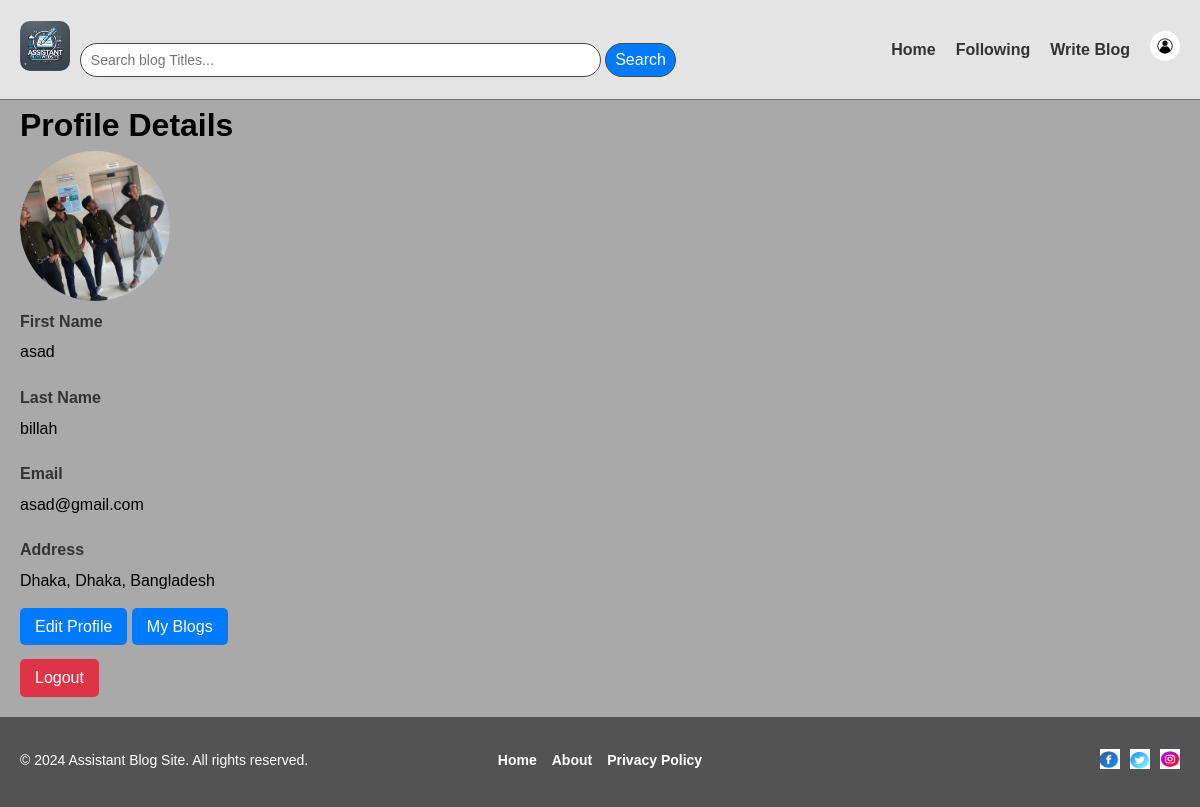
Page /profile/show/ (signed in) on the committed database.
### sdpApp/models.py (models this page shows, shortened)
class Users(AbstractBaseUser, PermissionsMixin):
    user_id = models.AutoField(primary_key=True)
    email = models.EmailField(unique=True, null=False)
    first_name = models.CharField(max_length=255, null=False)
    last_name = models.CharField(max_length=255, null=False)
    address = models.ForeignKey(Address, on_delete=models.SET_NULL, null=True)
    is_active = models.BooleanField(default=True)
    is_staff = models.BooleanField(default=False)
    profile_picture = models.ImageField(upload_to='profile_pics/', null=True, blank=True)
    objects = CustomUserManager()
    USERNAME_FIELD = 'email'  # Email is used as the unique identifier
    REQUIRED_FIELDS = ['first_name', 'last_name']  # These fields are required when creating a superuser

class Address(models.Model):
    country = models.CharField(max_length=255)
    city = models.CharField(max_length=255)
    district= models.CharField(max_length=255)
    class Meta:
        unique_together = ('country', 'city', 'district')

### sdpApp/views.py (the view)
# urls.py: path('profile/show/', views.profile_show, name='profile_show'),
@login_required(login_url='/login/')
def profile_show(request):
    return render(request, 'showprofile.html', {'user': request.user})

### sdpApp/templates/showprofile.html (shortened to what this page needs)
<!DOCTYPE html>
<html lang="en">
<head>
    {% load static %}
    <link rel="stylesheet" href="{% static 'style.css' %}">
</head>
<body>
    {% include 'fragments/header.html' %}
    <div class="container">
        <h1>Profile Details</h1>
        <div class="profile-picture">
            {% if user.profile_picture %}
                <img src="{{ user.profile_picture.url }}" alt="Profile Picture">
            {% else %}
                <img src="{% static 'default_profile_picture.png' %}" alt="Default Profile Picture">
            {% endif %}
        </div>
        <div class="profile-info">
            <div class="form-group">
                <label for="first_name">First Name</label>
                <p id="first_name">{{ user.first_name }}</p>
            </div>
            <div class="form-group">
                <label for="last_name">Last Name</label>
                <p id="last_name">{{ user.last_name }}</p>
            </div>
            <div class="form-group">
                <label for="email">Email</label>
                <p id="email">{{ user.email }}</p>
            </div>
            <div class="form-group">
                <label for="address">Address</label>
                {% if user.address %}
                    <p id="address">{{ user.address.city }}, {{ user.address.district }}, {{ user.address.country }}</p>
                {% else %}
                    <p id="address">Address not provided</p>
                {% endif %}
            </div>
        </div>
        <div class="profile-actions">
            <a href="{% url 'edit_profile' %}" class="btn no-style-white-font">Edit Profile</a>
            <a href="{% url 'myblogs' %}" class="btn no-style-white-font">My Blogs</a>
            <form action="{% url 'logout' %}" method="POST" style="margin-top: 20px;">
                <button type="submit" class="btn btn-danger">Logout</button>
            </form>
        </div>
    </div>
    {% include 'fragments/footer.html' %}
</body>
</html>

### sdpApp/static/style.css (style rules this page uses)
* { margin: 0; padding: 0; box-sizing: border-box; }
body { font-family: Arial, sans-serif; background-color: #A9A9A9; color: #000000; line-height: 1.6; }
.container { max-width: 1200px; margin: 0 auto; padding: 0 20px; }
button, .btn { background: #007bff; color: white; border: none; padding: 10px 15px; border-radius: 5px; cursor: pointer; font-size: 16px; transition: background 0.2s ease; }
form { margin-top: 20px; }
.form-group { margin-bottom: 20px; text-align: left; }
.form-group label { display: block; margin-bottom: 5px; font-weight: bold; color: #333; }
.btn-danger { background-color: #dc3545; color: white; border: none; padding: 10px 15px; border-radius: 5px; cursor: pointer; font-size: 16px; transition: background 0.2s ease; }
.no-style-white-font { color: white; text-decoration: none; }
.profile-picture img { width: 150px; height: 150px; border-radius: 50%; object-fit: cover; }

### rows in the picture
Users: profile_picture (picture), first_name "asad", last_name "billah", email "asad@gmail.com", address.city "Dhaka", address.district "Dhaka", address.country "Bangladesh"
